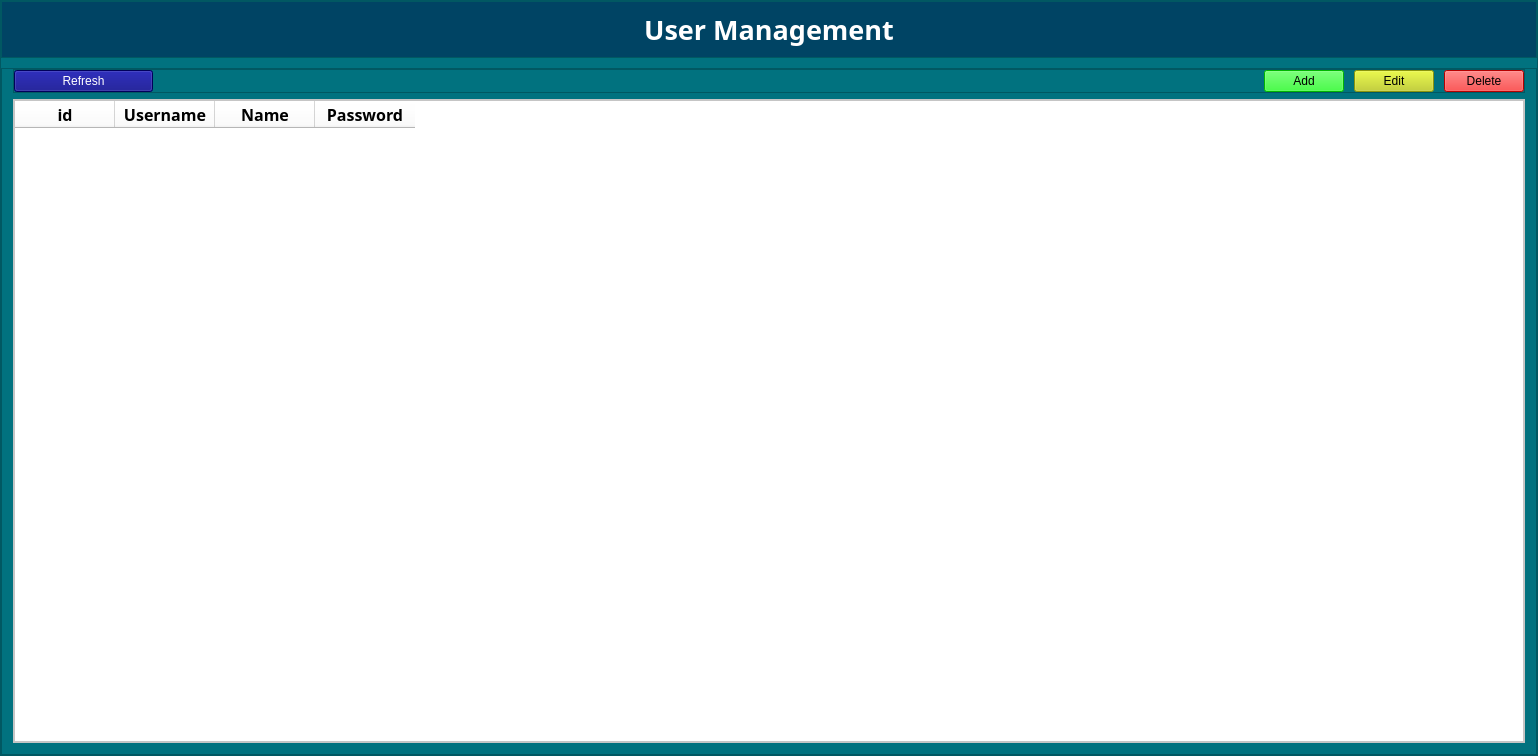
<?xml version="1.0" encoding="UTF-8"?>
<ui version="4.0">
 <class>frm_user</class>
 <widget class="QWidget" name="frm_user">
  <property name="geometry">
   <rect>
    <x>0</x>
    <y>0</y>
    <width>1538</width>
    <height>756</height>
   </rect>
  </property>
  <property name="windowTitle">
   <string>Form User</string>
  </property>
  <layout class="QVBoxLayout" name="verticalLayout" stretch="0">
   <property name="spacing">
    <number>0</number>
   </property>
   <property name="leftMargin">
    <number>0</number>
   </property>
   <property name="topMargin">
    <number>0</number>
   </property>
   <property name="rightMargin">
    <number>0</number>
   </property>
   <property name="bottomMargin">
    <number>0</number>
   </property>
   <item>
    <widget class="QFrame" name="frame_main">
     <property name="font">
      <font>
       <family>Phetsarath OT</family>
       <pointsize>18</pointsize>
       <weight>50</weight>
       <italic>false</italic>
       <bold>false</bold>
      </font>
     </property>
     <property name="styleSheet">
      <string notr="true">font: 18pt &quot;Phetsarath OT&quot;;
background-color: rgb(1, 114, 127);</string>
     </property>
     <property name="frameShape">
      <enum>QFrame::StyledPanel</enum>
     </property>
     <property name="frameShadow">
      <enum>QFrame::Raised</enum>
     </property>
     <layout class="QGridLayout" name="gridLayout" rowstretch="0,0,10" rowminimumheight="1,1,10">
      <property name="leftMargin">
       <number>0</number>
      </property>
      <property name="topMargin">
       <number>0</number>
      </property>
      <property name="rightMargin">
       <number>0</number>
      </property>
      <property name="bottomMargin">
       <number>0</number>
      </property>
      <property name="horizontalSpacing">
       <number>0</number>
      </property>
      <property name="verticalSpacing">
       <number>10</number>
      </property>
      <item row="0" column="0" rowspan="2">
       <widget class="QFrame" name="frame_3">
        <property name="frameShape">
         <enum>QFrame::StyledPanel</enum>
        </property>
        <property name="frameShadow">
         <enum>QFrame::Raised</enum>
        </property>
        <layout class="QGridLayout" name="gridLayout_5">
         <property name="leftMargin">
          <number>0</number>
         </property>
         <property name="topMargin">
          <number>0</number>
         </property>
         <property name="rightMargin">
          <number>0</number>
         </property>
         <property name="bottomMargin">
          <number>0</number>
         </property>
         <item row="0" column="0">
          <widget class="QWidget" name="widget_4" native="true">
           <property name="font">
            <font>
             <family>Phetsarath OT</family>
             <pointsize>18</pointsize>
             <weight>50</weight>
             <italic>false</italic>
             <bold>false</bold>
            </font>
           </property>
           <property name="styleSheet">
            <string notr="true">background-color: rgb(0, 68, 100);</string>
           </property>
           <layout class="QGridLayout" name="gridLayout_4">
            <item row="0" column="0">
             <widget class="QLabel" name="label">
              <property name="font">
               <font>
                <family>Phetsarath OT</family>
                <pointsize>20</pointsize>
                <weight>75</weight>
                <italic>false</italic>
                <bold>true</bold>
               </font>
              </property>
              <property name="layoutDirection">
               <enum>Qt::LeftToRight</enum>
              </property>
              <property name="styleSheet">
               <string notr="true">font: bold 20pt &quot;Phetsarath OT&quot;;
color: rgb(255, 255, 255);</string>
              </property>
              <property name="text">
               <string>User Management</string>
              </property>
              <property name="alignment">
               <set>Qt::AlignCenter</set>
              </property>
             </widget>
            </item>
           </layout>
          </widget>
         </item>
        </layout>
       </widget>
      </item>
      <item row="2" column="0">
       <widget class="QFrame" name="frame_4">
        <property name="frameShape">
         <enum>QFrame::StyledPanel</enum>
        </property>
        <property name="frameShadow">
         <enum>QFrame::Raised</enum>
        </property>
        <layout class="QVBoxLayout" name="verticalLayout_2">
         <property name="leftMargin">
          <number>11</number>
         </property>
         <property name="topMargin">
          <number>0</number>
         </property>
         <property name="rightMargin">
          <number>11</number>
         </property>
         <property name="bottomMargin">
          <number>11</number>
         </property>
         <item>
          <widget class="QFrame" name="frame">
           <property name="frameShape">
            <enum>QFrame::StyledPanel</enum>
           </property>
           <property name="frameShadow">
            <enum>QFrame::Raised</enum>
           </property>
           <layout class="QGridLayout" name="gridLayout_2" columnstretch="0,10,5,0,0">
            <property name="leftMargin">
             <number>0</number>
            </property>
            <property name="topMargin">
             <number>0</number>
            </property>
            <property name="rightMargin">
             <number>0</number>
            </property>
            <property name="bottomMargin">
             <number>0</number>
            </property>
            <property name="spacing">
             <number>0</number>
            </property>
            <item row="0" column="3">
             <widget class="QWidget" name="widget" native="true">
              <layout class="QGridLayout" name="gridLayout_3">
               <property name="leftMargin">
                <number>0</number>
               </property>
               <property name="topMargin">
                <number>0</number>
               </property>
               <property name="rightMargin">
                <number>0</number>
               </property>
               <property name="bottomMargin">
                <number>0</number>
               </property>
               <property name="horizontalSpacing">
                <number>10</number>
               </property>
               <property name="verticalSpacing">
                <number>0</number>
               </property>
               <item row="0" column="1">
                <widget class="QPushButton" name="btn_Edit">
                 <property name="styleSheet">
                  <string notr="true">background-color: rgb(193, 209, 17);</string>
                 </property>
                 <property name="text">
                  <string>Edit</string>
                 </property>
                </widget>
               </item>
               <item row="0" column="0">
                <widget class="QPushButton" name="btn_Add">
                 <property name="styleSheet">
                  <string notr="true">background-color: rgb(0, 255, 0);</string>
                 </property>
                 <property name="text">
                  <string>Add</string>
                 </property>
                </widget>
               </item>
               <item row="0" column="2">
                <widget class="QPushButton" name="btn_Delete">
                 <property name="styleSheet">
                  <string notr="true">background-color: rgb(255, 0, 0);</string>
                 </property>
                 <property name="text">
                  <string>Delete</string>
                 </property>
                </widget>
               </item>
              </layout>
             </widget>
            </item>
            <item row="0" column="4">
             <widget class="QWidget" name="widget_3" native="true"/>
            </item>
            <item row="0" column="1">
             <widget class="QWidget" name="widget_2" native="true">
              <layout class="QHBoxLayout" name="horizontalLayout" stretch="2,8,2">
               <property name="spacing">
                <number>0</number>
               </property>
               <property name="leftMargin">
                <number>0</number>
               </property>
               <property name="topMargin">
                <number>0</number>
               </property>
               <property name="rightMargin">
                <number>0</number>
               </property>
               <property name="bottomMargin">
                <number>0</number>
               </property>
               <item>
                <widget class="QWidget" name="widget_5" native="true">
                 <layout class="QGridLayout" name="gridLayout_7">
                  <property name="leftMargin">
                   <number>0</number>
                  </property>
                  <property name="topMargin">
                   <number>0</number>
                  </property>
                  <property name="rightMargin">
                   <number>0</number>
                  </property>
                  <property name="bottomMargin">
                   <number>0</number>
                  </property>
                  <property name="spacing">
                   <number>0</number>
                  </property>
                  <item row="0" column="0">
                   <widget class="QPushButton" name="btn_refresh">
                    <property name="styleSheet">
                     <string notr="true">background-color: rgb(0, 255, 0);
color: rgb(255, 255, 255);
background-color: rgb(0, 0, 127);</string>
                    </property>
                    <property name="text">
                     <string>Refresh</string>
                    </property>
                   </widget>
                  </item>
                 </layout>
                </widget>
               </item>
               <item>
                <widget class="QWidget" name="widget_6" native="true"/>
               </item>
               <item>
                <widget class="QWidget" name="widget_7" native="true">
                 <widget class="QLabel" name="lbl_did">
                  <property name="geometry">
                   <rect>
                    <x>20</x>
                    <y>10</y>
                    <width>81</width>
                    <height>41</height>
                   </rect>
                  </property>
                  <property name="styleSheet">
                   <string notr="true">color: rgb(1, 114, 127);
color: rgb(255, 0, 0);</string>
                  </property>
                  <property name="text">
                   <string/>
                  </property>
                 </widget>
                </widget>
               </item>
              </layout>
             </widget>
            </item>
           </layout>
          </widget>
         </item>
         <item>
          <widget class="QFrame" name="frame_2">
           <property name="styleSheet">
            <string notr="true">background-color: rgb(255, 255, 255);
color: rgb(0, 0, 0);</string>
           </property>
           <property name="frameShape">
            <enum>QFrame::StyledPanel</enum>
           </property>
           <property name="frameShadow">
            <enum>QFrame::Raised</enum>
           </property>
           <layout class="QGridLayout" name="gridLayout_6">
            <property name="leftMargin">
             <number>0</number>
            </property>
            <property name="topMargin">
             <number>0</number>
            </property>
            <property name="rightMargin">
             <number>0</number>
            </property>
            <property name="bottomMargin">
             <number>0</number>
            </property>
            <property name="spacing">
             <number>0</number>
            </property>
            <item row="0" column="0">
             <widget class="QTableWidget" name="tb_show">
              <property name="font">
               <font>
                <family>Phetsarath OT</family>
                <pointsize>18</pointsize>
                <weight>50</weight>
                <italic>false</italic>
                <bold>false</bold>
               </font>
              </property>
              <property name="styleSheet">
               <string notr="true">color: rgb(0, 0, 0);
background-color: rgb(255, 255, 255);</string>
              </property>
              <column>
               <property name="text">
                <string>id</string>
               </property>
               <property name="font">
                <font>
                 <family>Phetsarath OT</family>
                 <pointsize>12</pointsize>
                 <weight>75</weight>
                 <bold>true</bold>
                </font>
               </property>
              </column>
              <column>
               <property name="text">
                <string>Username</string>
               </property>
               <property name="font">
                <font>
                 <family>Phetsarath OT</family>
                 <pointsize>12</pointsize>
                 <weight>75</weight>
                 <bold>true</bold>
                </font>
               </property>
              </column>
              <column>
               <property name="text">
                <string>Name</string>
               </property>
               <property name="font">
                <font>
                 <family>Phetsarath OT</family>
                 <pointsize>12</pointsize>
                 <weight>75</weight>
                 <bold>true</bold>
                </font>
               </property>
              </column>
              <column>
               <property name="text">
                <string>Password</string>
               </property>
               <property name="font">
                <font>
                 <family>Phetsarath OT</family>
                 <pointsize>12</pointsize>
                 <weight>75</weight>
                 <bold>true</bold>
                </font>
               </property>
              </column>
             </widget>
            </item>
           </layout>
          </widget>
         </item>
        </layout>
       </widget>
      </item>
     </layout>
    </widget>
   </item>
  </layout>
 </widget>
 <resources/>
 <connections/>
</ui>
